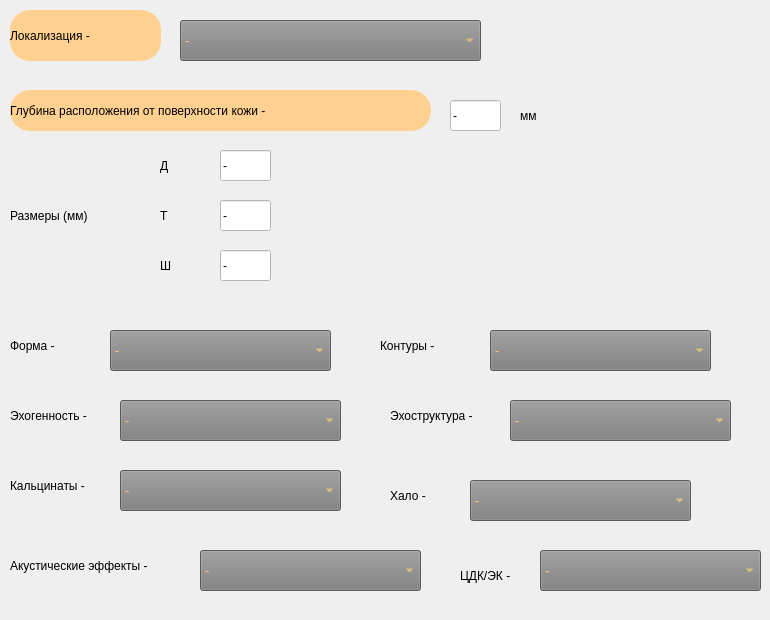
        <widget class="QWidget" name="tab_ochag_change_2">
         <attribute name="title">
          <string>1</string>
         </attribute>
         <widget class="QLabel" name="label_75">
          <property name="geometry">
           <rect>
            <x>10</x>
            <y>10</y>
            <width>151</width>
            <height>51</height>
           </rect>
          </property>
          <property name="styleSheet">
           <string notr="true">background-color: rgb(255, 209, 144);
border-radius:20px;
font: 14pt &quot;MS Shell Dlg 2&quot;;</string>
          </property>
          <property name="text">
           <string>Локализация - </string>
          </property>
         </widget>
         <widget class="QLabel" name="label_76">
          <property name="geometry">
           <rect>
            <x>10</x>
            <y>90</y>
            <width>421</width>
            <height>41</height>
           </rect>
          </property>
          <property name="styleSheet">
           <string notr="true">background-color: rgb(255, 209, 144);
border-radius:20px;
font: 14pt &quot;MS Shell Dlg 2&quot;;</string>
          </property>
          <property name="text">
           <string>Глубина расположения от поверхности кожи - </string>
          </property>
         </widget>
         <widget class="QLineEdit" name="lineEdit_43">
          <property name="geometry">
           <rect>
            <x>450</x>
            <y>100</y>
            <width>51</width>
            <height>31</height>
           </rect>
          </property>
          <property name="styleSheet">
           <string notr="true">font: 14pt &quot;MS Shell Dlg 2&quot;;
background-color: rgb(255, 255, 255);</string>
          </property>
          <property name="text">
           <string>-</string>
          </property>
         </widget>
         <widget class="QLabel" name="label_77">
          <property name="geometry">
           <rect>
            <x>520</x>
            <y>100</y>
            <width>31</width>
            <height>31</height>
           </rect>
          </property>
          <property name="styleSheet">
           <string notr="true">background-color: rgba(255, 255, 255, 0);
font: 14pt &quot;MS Shell Dlg 2&quot;;</string>
          </property>
          <property name="text">
           <string>мм</string>
          </property>
         </widget>
         <widget class="QLabel" name="label_78">
          <property name="geometry">
           <rect>
            <x>10</x>
            <y>200</y>
            <width>131</width>
            <height>31</height>
           </rect>
          </property>
          <property name="styleSheet">
           <string notr="true">background-color: rgba(255, 255, 255, 0);
font: 14pt &quot;MS Shell Dlg 2&quot;;</string>
          </property>
          <property name="text">
           <string>Размеры (мм)</string>
          </property>
         </widget>
         <widget class="QLabel" name="label_79">
          <property name="geometry">
           <rect>
            <x>160</x>
            <y>150</y>
            <width>31</width>
            <height>31</height>
           </rect>
          </property>
          <property name="styleSheet">
           <string notr="true">background-color: rgba(255, 255, 255, 0);
font: 14pt &quot;MS Shell Dlg 2&quot;;</string>
          </property>
          <property name="text">
           <string>Д</string>
          </property>
         </widget>
         <widget class="QLabel" name="label_80">
          <property name="geometry">
           <rect>
            <x>160</x>
            <y>200</y>
            <width>31</width>
            <height>31</height>
           </rect>
          </property>
          <property name="styleSheet">
           <string notr="true">background-color: rgba(255, 255, 255, 0);
font: 14pt &quot;MS Shell Dlg 2&quot;;</string>
          </property>
          <property name="text">
           <string>Т</string>
          </property>
         </widget>
         <widget class="QLabel" name="label_81">
          <property name="geometry">
           <rect>
            <x>160</x>
            <y>250</y>
            <width>31</width>
            <height>31</height>
           </rect>
          </property>
          <property name="styleSheet">
           <string notr="true">background-color: rgba(255, 255, 255, 0);
font: 14pt &quot;MS Shell Dlg 2&quot;;</string>
          </property>
          <property name="text">
           <string>Ш</string>
          </property>
         </widget>
         <widget class="QLineEdit" name="lineEdit_44">
          <property name="geometry">
           <rect>
            <x>220</x>
            <y>150</y>
            <width>51</width>
            <height>31</height>
           </rect>
          </property>
          <property name="styleSheet">
           <string notr="true">font: 14pt &quot;MS Shell Dlg 2&quot;;
background-color: rgb(255, 255, 255);</string>
          </property>
          <property name="text">
           <string>-</string>
          </property>
         </widget>
         <widget class="QLineEdit" name="lineEdit_45">
          <property name="geometry">
           <rect>
            <x>220</x>
            <y>200</y>
            <width>51</width>
            <height>31</height>
           </rect>
          </property>
          <property name="styleSheet">
           <string notr="true">font: 14pt &quot;MS Shell Dlg 2&quot;;
background-color: rgb(255, 255, 255);</string>
          </property>
          <property name="text">
           <string>-</string>
          </property>
         </widget>
         <widget class="QLineEdit" name="lineEdit_46">
          <property name="geometry">
           <rect>
            <x>220</x>
            <y>250</y>
            <width>51</width>
            <height>31</height>
           </rect>
          </property>
          <property name="styleSheet">
           <string notr="true">font: 14pt &quot;MS Shell Dlg 2&quot;;
background-color: rgb(255, 255, 255);</string>
          </property>
          <property name="text">
           <string>-</string>
          </property>
         </widget>
         <widget class="QLabel" name="label_83">
          <property name="geometry">
           <rect>
            <x>10</x>
            <y>330</y>
            <width>81</width>
            <height>31</height>
           </rect>
          </property>
          <property name="styleSheet">
           <string notr="true">background-color: rgba(255, 255, 255, 0);
font: 14pt &quot;MS Shell Dlg 2&quot;;</string>
          </property>
          <property name="text">
           <string>Форма - </string>
          </property>
         </widget>
         <widget class="QLabel" name="label_84">
          <property name="geometry">
           <rect>
            <x>380</x>
            <y>330</y>
            <width>101</width>
            <height>31</height>
           </rect>
          </property>
          <property name="styleSheet">
           <string notr="true">background-color: rgba(255, 255, 255, 0);
font: 14pt &quot;MS Shell Dlg 2&quot;;</string>
          </property>
          <property name="text">
           <string>Контуры - </string>
          </property>
         </widget>
         <widget class="QLabel" name="label_85">
          <property name="geometry">
           <rect>
            <x>10</x>
            <y>400</y>
            <width>101</width>
            <height>31</height>
           </rect>
          </property>
          <property name="styleSheet">
           <string notr="true">background-color: rgba(255, 255, 255, 0);
font: 11pt &quot;MS Shell Dlg 2&quot;;</string>
          </property>
          <property name="text">
           <string>Эхогенность - </string>
          </property>
         </widget>
         <widget class="QLabel" name="label_86">
          <property name="geometry">
           <rect>
            <x>390</x>
            <y>400</y>
            <width>121</width>
            <height>31</height>
           </rect>
          </property>
          <property name="styleSheet">
           <string notr="true">background-color: rgba(255, 255, 255, 0);
font: 11pt &quot;MS Shell Dlg 2&quot;;</string>
          </property>
          <property name="text">
           <string>Эхоструктура - </string>
          </property>
         </widget>
         <widget class="QComboBox" name="comboBox_30">
          <property name="geometry">
           <rect>
            <x>180</x>
            <y>20</y>
            <width>301</width>
            <height>41</height>
           </rect>
          </property>
          <property name="styleSheet">
           <string notr="true">background-color: rgb(125, 125, 125);
color: rgb(255, 215, 111);
font: 10pt &quot;MS Shell Dlg 2&quot;;</string>
          </property>
          <item>
           <property name="text">
            <string>-</string>
           </property>
          </item>
          <item>
           <property name="text">
            <string>в правой доле</string>
           </property>
          </item>
          <item>
           <property name="text">
            <string>в левой доле</string>
           </property>
          </item>
          <item>
           <property name="text">
            <string>на переходе правой доли в перешеек</string>
           </property>
          </item>
          <item>
           <property name="text">
            <string>на переходе левой доли в перешеек</string>
           </property>
          </item>
          <item>
           <property name="text">
            <string>на перешееке</string>
           </property>
          </item>
         </widget>
         <widget class="QComboBox" name="comboBox_31">
          <property name="geometry">
           <rect>
            <x>110</x>
            <y>330</y>
            <width>221</width>
            <height>41</height>
           </rect>
          </property>
          <property name="styleSheet">
           <string notr="true">background-color: rgb(125, 125, 125);
color: rgb(255, 215, 111);
font: 10pt &quot;MS Shell Dlg 2&quot;;</string>
          </property>
          <item>
           <property name="text">
            <string>-</string>
           </property>
          </item>
          <item>
           <property name="text">
            <string>округлая</string>
           </property>
          </item>
          <item>
           <property name="text">
            <string>овальная - вертикальный рост</string>
           </property>
          </item>
          <item>
           <property name="text">
            <string>овальная - горизонтальный рост</string>
           </property>
          </item>
          <item>
           <property name="text">
            <string>неправильной формы</string>
           </property>
          </item>
         </widget>
         <widget class="QComboBox" name="comboBox_32">
          <property name="geometry">
           <rect>
            <x>120</x>
            <y>400</y>
            <width>221</width>
            <height>41</height>
           </rect>
          </property>
          <property name="styleSheet">
           <string notr="true">background-color: rgb(125, 125, 125);
color: rgb(255, 215, 111);
font: 10pt &quot;MS Shell Dlg 2&quot;;</string>
          </property>
          <item>
           <property name="text">
            <string>-</string>
           </property>
          </item>
          <item>
           <property name="text">
            <string>изоэхогенная</string>
           </property>
          </item>
          <item>
           <property name="text">
            <string>гиперэхогенная</string>
           </property>
          </item>
          <item>
           <property name="text">
            <string>гипоэхогенная</string>
           </property>
          </item>
          <item>
           <property name="text">
            <string>анэхогенная</string>
           </property>
          </item>
         </widget>
         <widget class="QComboBox" name="comboBox_33">
          <property name="geometry">
           <rect>
            <x>490</x>
            <y>330</y>
            <width>221</width>
            <height>41</height>
           </rect>
          </property>
          <property name="styleSheet">
           <string notr="true">background-color: rgb(125, 125, 125);
color: rgb(255, 215, 111);
font: 10pt &quot;MS Shell Dlg 2&quot;;</string>
          </property>
          <item>
           <property name="text">
            <string>-</string>
           </property>
          </item>
          <item>
           <property name="text">
            <string>четкие, ровные</string>
           </property>
          </item>
          <item>
           <property name="text">
            <string>четкие, неровные</string>
           </property>
          </item>
          <item>
           <property name="text">
            <string>нечёткие, ровные</string>
           </property>
          </item>
          <item>
           <property name="text">
            <string>нечёткие, неровные</string>
           </property>
          </item>
          <item>
           <property name="text">
            <string>размытые</string>
           </property>
          </item>
          <item>
           <property name="text">
            <string>неровный лучистый</string>
           </property>
          </item>
          <item>
           <property name="text">
            <string>неровный звёздчатый</string>
           </property>
          </item>
          <item>
           <property name="text">
            <string>неровный бугристый</string>
           </property>
          </item>
          <item>
           <property name="text">
            <string>неровный микродольчатый</string>
           </property>
          </item>
         </widget>
         <widget class="QComboBox" name="comboBox_34">
          <property name="geometry">
           <rect>
            <x>510</x>
            <y>400</y>
            <width>221</width>
            <height>41</height>
           </rect>
          </property>
          <property name="styleSheet">
           <string notr="true">background-color: rgb(125, 125, 125);
color: rgb(255, 215, 111);
font: 10pt &quot;MS Shell Dlg 2&quot;;</string>
          </property>
          <item>
           <property name="text">
            <string>-</string>
           </property>
          </item>
          <item>
           <property name="text">
            <string>солидная однородная</string>
           </property>
          </item>
          <item>
           <property name="text">
            <string>солидная неоднородная</string>
           </property>
          </item>
          <item>
           <property name="text">
            <string>солидно-кистозная</string>
           </property>
          </item>
          <item>
           <property name="text">
            <string>кистозно-солидная</string>
           </property>
          </item>
          <item>
           <property name="text">
            <string>преимущтвенно кистозная</string>
           </property>
          </item>
          <item>
           <property name="text">
            <string>кистозная</string>
           </property>
          </item>
         </widget>
         <widget class="QComboBox" name="comboBox_35">
          <property name="geometry">
           <rect>
            <x>120</x>
            <y>470</y>
            <width>221</width>
            <height>41</height>
           </rect>
          </property>
          <property name="styleSheet">
           <string notr="true">background-color: rgb(125, 125, 125);
color: rgb(255, 215, 111);
font: 10pt &quot;MS Shell Dlg 2&quot;;</string>
          </property>
          <item>
           <property name="text">
            <string>-</string>
           </property>
          </item>
          <item>
           <property name="text">
            <string>Микрокальцинаты &lt; 1,0мм</string>
           </property>
          </item>
          <item>
           <property name="text">
            <string>Макрокальцинаты &gt; 1,0мм</string>
           </property>
          </item>
          <item>
           <property name="text">
            <string>Кальцинорованные участки</string>
           </property>
          </item>
          <item>
           <property name="text">
            <string>по типу &quot;яичной скорлупы&quot;</string>
           </property>
          </item>
         </widget>
         <widget class="QLabel" name="label_87">
          <property name="geometry">
           <rect>
            <x>10</x>
            <y>470</y>
            <width>121</width>
            <height>31</height>
           </rect>
          </property>
          <property name="styleSheet">
           <string notr="true">background-color: rgba(255, 255, 255, 0);
font: 11pt &quot;MS Shell Dlg 2&quot;;</string>
          </property>
          <property name="text">
           <string>Кальцинаты - </string>
          </property>
         </widget>
         <widget class="QLabel" name="label_88">
          <property name="geometry">
           <rect>
            <x>420</x>
            <y>580</y>
            <width>121</width>
            <height>31</height>
           </rect>
          </property>
          <property name="styleSheet">
           <string notr="true">background-color: rgba(255, 255, 255, 0);
font: 11pt &quot;MS Shell Dlg 2&quot;;</string>
          </property>
          <property name="text">
           <string/>
          </property>
         </widget>
         <widget class="QLabel" name="label_89">
          <property name="geometry">
           <rect>
            <x>10</x>
            <y>550</y>
            <width>181</width>
            <height>31</height>
           </rect>
          </property>
          <property name="styleSheet">
           <string notr="true">background-color: rgba(255, 255, 255, 0);
font: 11pt &quot;MS Shell Dlg 2&quot;;</string>
          </property>
          <property name="text">
           <string>Акустические эффекты - </string>
          </property>
         </widget>
         <widget class="QLabel" name="label_90">
          <property name="geometry">
           <rect>
            <x>390</x>
            <y>480</y>
            <width>71</width>
            <height>31</height>
           </rect>
          </property>
          <property name="styleSheet">
           <string notr="true">background-color: rgba(255, 255, 255, 0);
font: 11pt &quot;MS Shell Dlg 2&quot;;</string>
          </property>
          <property name="text">
           <string>Хало - </string>
          </property>
         </widget>
         <widget class="QComboBox" name="comboBox_36">
          <property name="geometry">
           <rect>
            <x>200</x>
            <y>550</y>
            <width>221</width>
            <height>41</height>
           </rect>
          </property>
          <property name="styleSheet">
           <string notr="true">background-color: rgb(125, 125, 125);
color: rgb(255, 215, 111);
font: 10pt &quot;MS Shell Dlg 2&quot;;</string>
          </property>
          <item>
           <property name="text">
            <string>-</string>
           </property>
          </item>
          <item>
           <property name="text">
            <string>Дорсальное усиление</string>
           </property>
          </item>
          <item>
           <property name="text">
            <string>Дорсальное ослабление</string>
           </property>
          </item>
          <item>
           <property name="text">
            <string>&quot;Хвост кометы&quot;</string>
           </property>
          </item>
         </widget>
         <widget class="QComboBox" name="comboBox_37">
          <property name="geometry">
           <rect>
            <x>470</x>
            <y>480</y>
            <width>221</width>
            <height>41</height>
           </rect>
          </property>
          <property name="styleSheet">
           <string notr="true">background-color: rgb(125, 125, 125);
color: rgb(255, 215, 111);
font: 10pt &quot;MS Shell Dlg 2&quot;;</string>
          </property>
          <item>
           <property name="text">
            <string>-</string>
           </property>
          </item>
          <item>
           <property name="text">
            <string>Отсутсвует</string>
           </property>
          </item>
          <item>
           <property name="text">
            <string>тонкое - непрерывное</string>
           </property>
          </item>
          <item>
           <property name="text">
            <string>тонкое - прерывистое</string>
           </property>
          </item>
          <item>
           <property name="text">
            <string>неравномерно утолщенное</string>
           </property>
          </item>
          <item>
           <property name="text">
            <string/>
           </property>
          </item>
          <item>
           <property name="text">
            <string/>
           </property>
          </item>
         </widget>
         <widget class="QLabel" name="label_91">
          <property name="geometry">
           <rect>
            <x>460</x>
            <y>560</y>
            <width>81</width>
            <height>31</height>
           </rect>
          </property>
          <property name="styleSheet">
           <string notr="true">background-color: rgba(255, 255, 255, 0);
font: 11pt &quot;MS Shell Dlg 2&quot;;</string>
          </property>
          <property name="text">
           <string>ЦДК/ЭК - </string>
          </property>
         </widget>
         <widget class="QComboBox" name="comboBox_38">
          <property name="geometry">
           <rect>
            <x>540</x>
            <y>550</y>
            <width>221</width>
            <height>41</height>
           </rect>
          </property>
          <property name="styleSheet">
           <string notr="true">background-color: rgb(125, 125, 125);
color: rgb(255, 215, 111);
font: 10pt &quot;MS Shell Dlg 2&quot;;</string>
          </property>
          <item>
           <property name="text">
            <string>-</string>
           </property>
          </item>
          <item>
           <property name="text">
            <string>Перинодулярный</string>
           </property>
          </item>
          <item>
           <property name="text">
            <string>Интронодулярный-Периф.</string>
           </property>
          </item>
          <item>
           <property name="text">
            <string>Интронодулярный-Центр.</string>
           </property>
          </item>
          <item>
           <property name="text">
            <string>Интронодулярный-Смеш.</string>
           </property>
          </item>
          <item>
           <property name="text">
            <string>Хаотичный кровоток</string>
           </property>
          </item>
         </widget>
        </widget>
